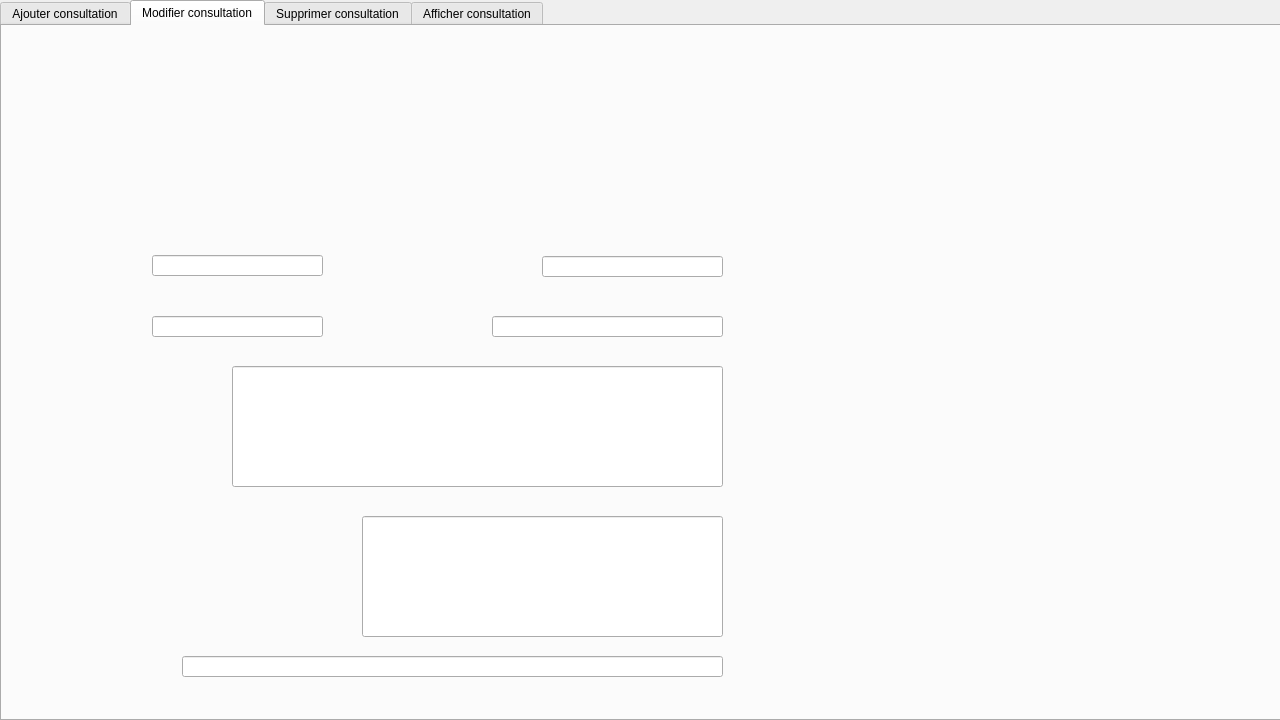
<?xml version="1.0" encoding="UTF-8"?>
<ui version="4.0">
 <class>Consultations</class>
 <widget class="QDialog" name="Consultations">
  <property name="geometry">
   <rect>
    <x>0</x>
    <y>0</y>
    <width>1280</width>
    <height>720</height>
   </rect>
  </property>
  <property name="minimumSize">
   <size>
    <width>1280</width>
    <height>720</height>
   </size>
  </property>
  <property name="maximumSize">
   <size>
    <width>1280</width>
    <height>720</height>
   </size>
  </property>
  <property name="baseSize">
   <size>
    <width>1280</width>
    <height>720</height>
   </size>
  </property>
  <property name="windowTitle">
   <string>MED++</string>
  </property>
  <widget class="QTabWidget" name="tabWidget">
   <property name="geometry">
    <rect>
     <x>0</x>
     <y>0</y>
     <width>1281</width>
     <height>721</height>
    </rect>
   </property>
   <property name="maximumSize">
    <size>
     <width>16777215</width>
     <height>16777215</height>
    </size>
   </property>
   <property name="currentIndex">
    <number>1</number>
   </property>
   <widget class="QWidget" name="tab">
    <attribute name="title">
     <string>Ajouter consultation</string>
    </attribute>
    <widget class="QWidget" name="widget" native="true">
     <property name="geometry">
      <rect>
       <x>0</x>
       <y>0</y>
       <width>1281</width>
       <height>701</height>
      </rect>
     </property>
     <property name="styleSheet">
      <string notr="true">QWidget#widget
{
	background-image: url(:/Ajouter Consultation.png);
}</string>
     </property>
     <widget class="QLineEdit" name="lineEdit">
      <property name="geometry">
       <rect>
        <x>150</x>
        <y>229</y>
        <width>171</width>
        <height>21</height>
       </rect>
      </property>
     </widget>
     <widget class="QLineEdit" name="lineEdit_2">
      <property name="geometry">
       <rect>
        <x>150</x>
        <y>290</y>
        <width>171</width>
        <height>21</height>
       </rect>
      </property>
     </widget>
     <widget class="QLineEdit" name="lineEdit_3">
      <property name="geometry">
       <rect>
        <x>540</x>
        <y>230</y>
        <width>181</width>
        <height>21</height>
       </rect>
      </property>
     </widget>
     <widget class="QLineEdit" name="lineEdit_4">
      <property name="geometry">
       <rect>
        <x>490</x>
        <y>290</y>
        <width>231</width>
        <height>21</height>
       </rect>
      </property>
     </widget>
     <widget class="QLineEdit" name="lineEdit_5">
      <property name="geometry">
       <rect>
        <x>230</x>
        <y>340</y>
        <width>491</width>
        <height>121</height>
       </rect>
      </property>
      <property name="alignment">
       <set>Qt::AlignLeading|Qt::AlignLeft|Qt::AlignTop</set>
      </property>
     </widget>
     <widget class="QLineEdit" name="lineEdit_6">
      <property name="geometry">
       <rect>
        <x>360</x>
        <y>490</y>
        <width>361</width>
        <height>121</height>
       </rect>
      </property>
      <property name="alignment">
       <set>Qt::AlignLeading|Qt::AlignLeft|Qt::AlignTop</set>
      </property>
     </widget>
     <widget class="QLineEdit" name="lineEdit_7">
      <property name="geometry">
       <rect>
        <x>180</x>
        <y>630</y>
        <width>541</width>
        <height>21</height>
       </rect>
      </property>
     </widget>
     <widget class="QWidget" name="widget_5" native="true">
      <property name="geometry">
       <rect>
        <x>1150</x>
        <y>80</y>
        <width>120</width>
        <height>41</height>
       </rect>
      </property>
      <widget class="QPushButton" name="pushButton">
       <property name="geometry">
        <rect>
         <x>0</x>
         <y>0</y>
         <width>121</width>
         <height>41</height>
        </rect>
       </property>
       <property name="styleSheet">
        <string notr="true">QPushButton{
border-style:solid;

background-color:#AARRGGBB ;
color:#fff;
border-radius:7px;
}

</string>
       </property>
       <property name="text">
        <string/>
       </property>
      </widget>
     </widget>
     <widget class="QWidget" name="widget_6" native="true">
      <property name="geometry">
       <rect>
        <x>1140</x>
        <y>410</y>
        <width>120</width>
        <height>41</height>
       </rect>
      </property>
      <widget class="QPushButton" name="pushButton_2">
       <property name="geometry">
        <rect>
         <x>0</x>
         <y>0</y>
         <width>121</width>
         <height>41</height>
        </rect>
       </property>
       <property name="styleSheet">
        <string notr="true">QPushButton{
border-style:solid;

background-color:#AARRGGBB ;
color:#fff;
border-radius:7px;
}

</string>
       </property>
       <property name="text">
        <string/>
       </property>
      </widget>
     </widget>
    </widget>
   </widget>
   <widget class="QWidget" name="tab_2">
    <attribute name="title">
     <string>Modifier consultation</string>
    </attribute>
    <widget class="QWidget" name="widget_2" native="true">
     <property name="geometry">
      <rect>
       <x>0</x>
       <y>0</y>
       <width>1281</width>
       <height>701</height>
      </rect>
     </property>
     <property name="styleSheet">
      <string notr="true">QWidget#widget_2
{
	background-image: url(:/ModifierConsultation.png);
}</string>
     </property>
     <widget class="QLineEdit" name="lineEdit_8">
      <property name="geometry">
       <rect>
        <x>150</x>
        <y>290</y>
        <width>171</width>
        <height>21</height>
       </rect>
      </property>
     </widget>
     <widget class="QLineEdit" name="lineEdit_10">
      <property name="geometry">
       <rect>
        <x>540</x>
        <y>230</y>
        <width>181</width>
        <height>21</height>
       </rect>
      </property>
     </widget>
     <widget class="QLineEdit" name="lineEdit_12">
      <property name="geometry">
       <rect>
        <x>360</x>
        <y>490</y>
        <width>361</width>
        <height>121</height>
       </rect>
      </property>
      <property name="alignment">
       <set>Qt::AlignLeading|Qt::AlignLeft|Qt::AlignTop</set>
      </property>
     </widget>
     <widget class="QLineEdit" name="lineEdit_11">
      <property name="geometry">
       <rect>
        <x>490</x>
        <y>290</y>
        <width>231</width>
        <height>21</height>
       </rect>
      </property>
     </widget>
     <widget class="QLineEdit" name="lineEdit_13">
      <property name="geometry">
       <rect>
        <x>180</x>
        <y>630</y>
        <width>541</width>
        <height>21</height>
       </rect>
      </property>
     </widget>
     <widget class="QLineEdit" name="lineEdit_9">
      <property name="geometry">
       <rect>
        <x>150</x>
        <y>229</y>
        <width>171</width>
        <height>21</height>
       </rect>
      </property>
     </widget>
     <widget class="QLineEdit" name="lineEdit_14">
      <property name="geometry">
       <rect>
        <x>230</x>
        <y>340</y>
        <width>491</width>
        <height>121</height>
       </rect>
      </property>
      <property name="alignment">
       <set>Qt::AlignLeading|Qt::AlignLeft|Qt::AlignTop</set>
      </property>
     </widget>
     <widget class="QPushButton" name="pushButton_3">
      <property name="geometry">
       <rect>
        <x>1160</x>
        <y>80</y>
        <width>111</width>
        <height>41</height>
       </rect>
      </property>
      <property name="styleSheet">
       <string notr="true">QPushButton{
border-style:solid;

background-color:#AARRGGBB ;
color:#fff;
border-radius:7px;
}

</string>
      </property>
      <property name="text">
       <string/>
      </property>
     </widget>
     <widget class="QPushButton" name="pushButton_4">
      <property name="geometry">
       <rect>
        <x>1140</x>
        <y>410</y>
        <width>121</width>
        <height>41</height>
       </rect>
      </property>
      <property name="styleSheet">
       <string notr="true">QPushButton{
border-style:solid;

background-color:#AARRGGBB ;
color:#fff;
border-radius:7px;
}

</string>
      </property>
      <property name="text">
       <string/>
      </property>
     </widget>
    </widget>
   </widget>
   <widget class="QWidget" name="tab_3">
    <attribute name="title">
     <string>Supprimer consultation</string>
    </attribute>
    <widget class="QWidget" name="widget_3" native="true">
     <property name="geometry">
      <rect>
       <x>0</x>
       <y>0</y>
       <width>1281</width>
       <height>691</height>
      </rect>
     </property>
     <property name="styleSheet">
      <string notr="true">QWidget#widget_3
{
	background-image: url(:/SuppConst.png);
}</string>
     </property>
     <widget class="QLineEdit" name="lineEdit_15">
      <property name="geometry">
       <rect>
        <x>340</x>
        <y>350</y>
        <width>251</width>
        <height>31</height>
       </rect>
      </property>
      <property name="clearButtonEnabled">
       <bool>true</bool>
      </property>
     </widget>
     <widget class="QPushButton" name="pushButton_5">
      <property name="geometry">
       <rect>
        <x>1150</x>
        <y>80</y>
        <width>111</width>
        <height>41</height>
       </rect>
      </property>
      <property name="styleSheet">
       <string notr="true">QPushButton{
border-style:solid;

background-color:#AARRGGBB ;
color:#fff;
border-radius:7px;
}

</string>
      </property>
      <property name="text">
       <string/>
      </property>
     </widget>
     <widget class="QPushButton" name="pushButton_6">
      <property name="geometry">
       <rect>
        <x>1120</x>
        <y>640</y>
        <width>121</width>
        <height>41</height>
       </rect>
      </property>
      <property name="styleSheet">
       <string notr="true">QPushButton{
border-style:solid;

background-color:#AARRGGBB ;
color:#fff;
border-radius:7px;
}

</string>
      </property>
      <property name="text">
       <string/>
      </property>
     </widget>
    </widget>
   </widget>
   <widget class="QWidget" name="tab_4">
    <attribute name="title">
     <string>Afficher consultation</string>
    </attribute>
    <widget class="QWidget" name="widget_4" native="true">
     <property name="geometry">
      <rect>
       <x>0</x>
       <y>0</y>
       <width>1281</width>
       <height>691</height>
      </rect>
     </property>
     <property name="styleSheet">
      <string notr="true">QWidget#widget_4 
{
	background-image: url(:/AfficherCnst.png);
}</string>
     </property>
     <widget class="QTableView" name="TabPers">
      <property name="geometry">
       <rect>
        <x>0</x>
        <y>240</y>
        <width>1281</width>
        <height>461</height>
       </rect>
      </property>
     </widget>
     <widget class="QPushButton" name="pushButton_7">
      <property name="geometry">
       <rect>
        <x>1150</x>
        <y>80</y>
        <width>111</width>
        <height>41</height>
       </rect>
      </property>
      <property name="styleSheet">
       <string notr="true">QPushButton{
border-style:solid;

background-color:#AARRGGBB ;
color:#fff;
border-radius:7px;
}

</string>
      </property>
      <property name="text">
       <string/>
      </property>
     </widget>
    </widget>
   </widget>
  </widget>
 </widget>
 <resources/>
 <connections/>
</ui>
